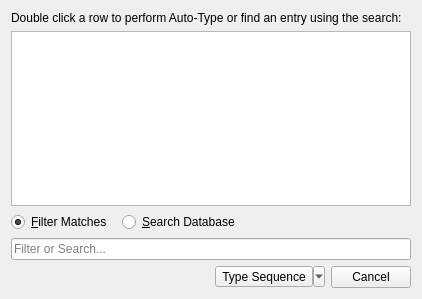
<?xml version="1.0" encoding="UTF-8"?>
<ui version="4.0">
 <class>AutoTypeSelectDialog</class>
 <widget class="QDialog" name="AutoTypeSelectDialog">
  <property name="geometry">
   <rect>
    <x>0</x>
    <y>0</y>
    <width>418</width>
    <height>295</height>
   </rect>
  </property>
  <property name="windowTitle">
   <string>Auto-Type - KeePassXC</string>
  </property>
  <layout class="QVBoxLayout" name="verticalLayout">
   <item>
    <widget class="QLabel" name="label">
     <property name="text">
      <string>Double click a row to perform Auto-Type or find an entry using the search:</string>
     </property>
    </widget>
   </item>
   <item>
    <widget class="AutoTypeMatchView" name="view">
     <property name="sizePolicy">
      <sizepolicy hsizetype="Expanding" vsizetype="MinimumExpanding">
       <horstretch>0</horstretch>
       <verstretch>0</verstretch>
      </sizepolicy>
     </property>
     <property name="minimumSize">
      <size>
       <width>0</width>
       <height>175</height>
      </size>
     </property>
     <property name="cursor" stdset="0">
      <cursorShape>PointingHandCursor</cursorShape>
     </property>
     <property name="tabKeyNavigation">
      <bool>false</bool>
     </property>
     <property name="showDropIndicator" stdset="0">
      <bool>false</bool>
     </property>
     <property name="alternatingRowColors">
      <bool>true</bool>
     </property>
     <property name="selectionMode">
      <enum>QAbstractItemView::SingleSelection</enum>
     </property>
     <property name="selectionBehavior">
      <enum>QAbstractItemView::SelectRows</enum>
     </property>
     <property name="sortingEnabled">
      <bool>true</bool>
     </property>
     <attribute name="horizontalHeaderShowSortIndicator" stdset="0">
      <bool>true</bool>
     </attribute>
     <attribute name="horizontalHeaderStretchLastSection">
      <bool>true</bool>
     </attribute>
     <attribute name="verticalHeaderVisible">
      <bool>false</bool>
     </attribute>
    </widget>
   </item>
   <item>
    <widget class="QWidget" name="buttonBox_2" native="true">
     <layout class="QHBoxLayout" name="horizontalLayout_2">
      <property name="spacing">
       <number>10</number>
      </property>
      <property name="leftMargin">
       <number>0</number>
      </property>
      <property name="topMargin">
       <number>0</number>
      </property>
      <property name="rightMargin">
       <number>0</number>
      </property>
      <property name="bottomMargin">
       <number>0</number>
      </property>
      <item>
       <widget class="QRadioButton" name="filterRadio">
        <property name="text">
         <string>&amp;Filter Matches</string>
        </property>
        <property name="checked">
         <bool>true</bool>
        </property>
       </widget>
      </item>
      <item>
       <widget class="QRadioButton" name="searchRadio">
        <property name="text">
         <string>&amp;Search Database</string>
        </property>
       </widget>
      </item>
      <item>
       <spacer name="horizontalSpacer">
        <property name="orientation">
         <enum>Qt::Horizontal</enum>
        </property>
        <property name="sizeHint" stdset="0">
         <size>
          <width>40</width>
          <height>20</height>
         </size>
        </property>
       </spacer>
      </item>
     </layout>
    </widget>
   </item>
   <item>
    <widget class="QLineEdit" name="search">
     <property name="sizePolicy">
      <sizepolicy hsizetype="MinimumExpanding" vsizetype="Fixed">
       <horstretch>0</horstretch>
       <verstretch>0</verstretch>
      </sizepolicy>
     </property>
     <property name="minimumSize">
      <size>
       <width>400</width>
       <height>0</height>
      </size>
     </property>
     <property name="placeholderText">
      <string>Filter or Search...</string>
     </property>
     <property name="clearButtonEnabled">
      <bool>true</bool>
     </property>
    </widget>
   </item>
   <item>
    <layout class="QHBoxLayout" name="horizontalLayout">
     <item>
      <spacer name="horizontalSpacer_2">
       <property name="orientation">
        <enum>Qt::Horizontal</enum>
       </property>
       <property name="sizeHint" stdset="0">
        <size>
         <width>40</width>
         <height>20</height>
        </size>
       </property>
      </spacer>
     </item>
     <item>
      <widget class="QToolButton" name="action">
       <property name="text">
        <string>Type Sequence</string>
       </property>
       <property name="popupMode">
        <enum>QToolButton::MenuButtonPopup</enum>
       </property>
      </widget>
     </item>
     <item>
      <widget class="QPushButton" name="cancelButton">
       <property name="text">
        <string>Cancel</string>
       </property>
       <property name="autoDefault">
        <bool>false</bool>
       </property>
      </widget>
     </item>
    </layout>
   </item>
  </layout>
 </widget>
 <customwidgets>
  <customwidget>
   <class>AutoTypeMatchView</class>
   <extends>QTableView</extends>
   <header>autotype/AutoTypeMatchView.h</header>
  </customwidget>
 </customwidgets>
 <tabstops>
  <tabstop>view</tabstop>
  <tabstop>filterRadio</tabstop>
  <tabstop>searchRadio</tabstop>
  <tabstop>search</tabstop>
 </tabstops>
 <resources/>
 <connections/>
</ui>
